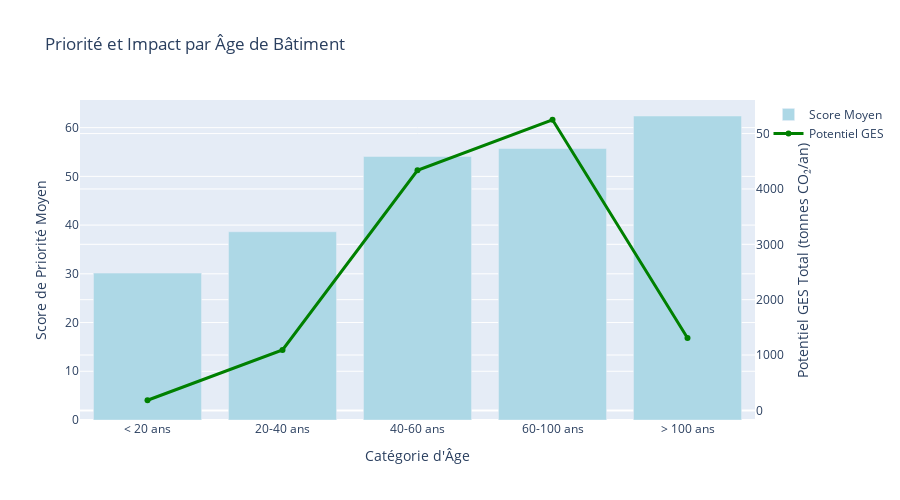

The notebook cell saved with this chart:
### Code cell
# Visualisation
fig = go.Figure()

fig.add_trace(go.Bar(
    x=age_analysis.index,
    y=age_analysis['Score Moyen'],
    name='Score Moyen',
    marker_color='lightblue',
    yaxis='y'
))

fig.add_trace(go.Scatter(
    x=age_analysis.index,
    y=age_analysis['Potentiel GES Total'],
    name='Potentiel GES',
    marker_color='green',
    yaxis='y2',
    mode='lines+markers',
    line=dict(width=3)
))

fig.update_layout(
    title='Priorité et Impact par Âge de Bâtiment',
    xaxis_title='Catégorie d\'Âge',
    yaxis_title='Score de Priorité Moyen',
    yaxis2=dict(
        title='Potentiel GES Total (tonnes CO₂/an)',
        overlaying='y',
        side='right'
    ),
    height=500
)

fig.show()

### Figure 1 — Plotly figure (JSON) as saved in the notebook; plotly's stock layout.template omitted (floating-point values rounded to 4 significant figures)
{"data": [{"marker": {"color": "lightblue"}, "name": "Score Moyen", "type": "bar", "x": ["< 20 ans", "20-40 ans", "40-60 ans", "60-100 ans", "> 100 ans"], "y": [30.15, 38.63, 54.09, 55.72, 62.39], "yaxis": "y"}, {"line": {"width": 3}, "marker": {"color": "green"}, "mode": "lines+markers", "name": "Potentiel GES", "type": "scatter", "x": ["< 20 ans", "20-40 ans", "40-60 ans", "60-100 ans", "> 100 ans"], "y": [183.4, 1092.0, 4336.0, 5250.0, 1307.0], "yaxis": "y2"}], "layout": {"height": 500, "title": {"text": "Priorité et Impact par Âge de Bâtiment"}, "xaxis": {"title": {"text": "Catégorie d'Âge"}}, "yaxis": {"title": {"text": "Score de Priorité Moyen"}}, "yaxis2": {"overlaying": "y", "side": "right", "title": {"text": "Potentiel GES Total (tonnes CO₂/an)"}}}}
